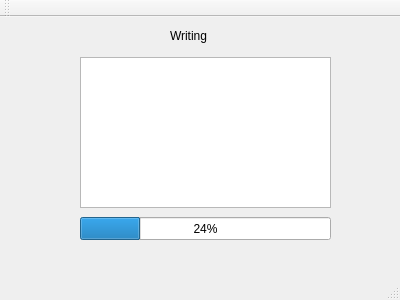
<?xml version="1.0" encoding="UTF-8"?>
<ui version="4.0">
 <class>MainWindow</class>
 <widget class="QMainWindow" name="MainWindow">
  <property name="geometry">
   <rect>
    <x>0</x>
    <y>0</y>
    <width>400</width>
    <height>300</height>
   </rect>
  </property>
  <property name="windowTitle">
   <string>MainWindow</string>
  </property>
  <widget class="QWidget" name="centralWidget">
   <widget class="QTextEdit" name="textEdit">
    <property name="geometry">
     <rect>
      <x>80</x>
      <y>40</y>
      <width>251</width>
      <height>151</height>
     </rect>
    </property>
   </widget>
   <widget class="QLabel" name="label">
    <property name="geometry">
     <rect>
      <x>170</x>
      <y>10</y>
      <width>67</width>
      <height>17</height>
     </rect>
    </property>
    <property name="text">
     <string>Writing</string>
    </property>
   </widget>
   <widget class="QProgressBar" name="progressBar">
    <property name="geometry">
     <rect>
      <x>80</x>
      <y>200</y>
      <width>251</width>
      <height>23</height>
     </rect>
    </property>
    <property name="value">
     <number>24</number>
    </property>
   </widget>
  </widget>
  <widget class="QMenuBar" name="menuBar">
   <property name="geometry">
    <rect>
     <x>0</x>
     <y>0</y>
     <width>400</width>
     <height>22</height>
    </rect>
   </property>
  </widget>
  <widget class="QToolBar" name="mainToolBar">
   <attribute name="toolBarArea">
    <enum>TopToolBarArea</enum>
   </attribute>
   <attribute name="toolBarBreak">
    <bool>false</bool>
   </attribute>
  </widget>
  <widget class="QStatusBar" name="statusBar"/>
 </widget>
 <layoutdefault spacing="6" margin="11"/>
 <resources/>
 <connections/>
</ui>
